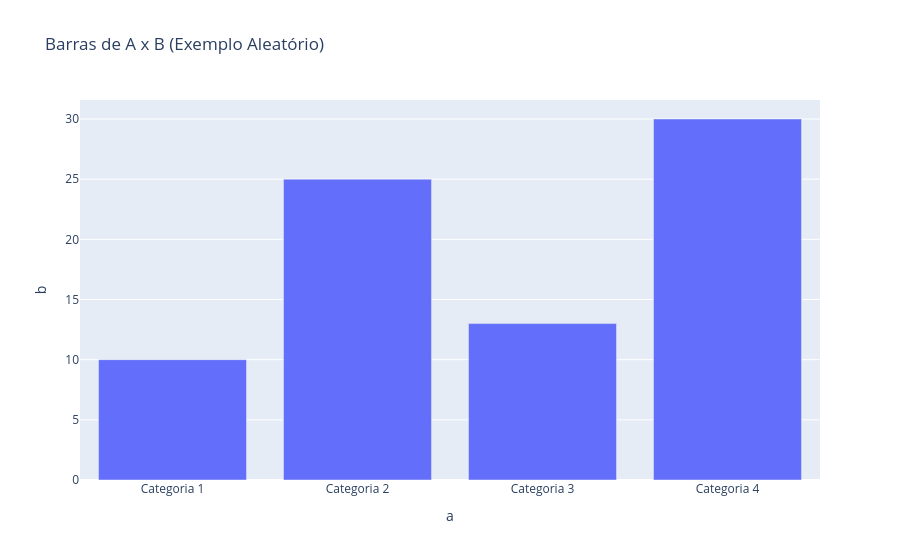

Notebook code cell kept with this figure:
### Code cell
# Agora, o seu código para o gráfico funcionará
fig = px.bar(df, x='a', y='b', title='Barras de A x B (Exemplo Aleatório)')
fig.show()

### Figure 1 — Plotly figure (JSON) as saved in the notebook; plotly's stock layout.template omitted (floating-point values rounded to 4 significant figures)
{"data": [{"hovertemplate": "a=%{x}<br>b=%{y}<extra></extra>", "legendgroup": "", "marker": {"color": "#636efa", "pattern": {"shape": ""}}, "name": "", "orientation": "v", "showlegend": false, "textposition": "auto", "type": "bar", "x": ["Categoria 1", "Categoria 2", "Categoria 3", "Categoria 4"], "xaxis": "x", "y": [10, 25, 13, 30], "yaxis": "y"}], "layout": {"barmode": "relative", "legend": {"tracegroupgap": 0}, "title": {"text": "Barras de A x B (Exemplo Aleatório)"}, "xaxis": {"anchor": "y", "domain": [0, 1], "title": {"text": "a"}}, "yaxis": {"anchor": "x", "domain": [0, 1], "title": {"text": "b"}}}}
